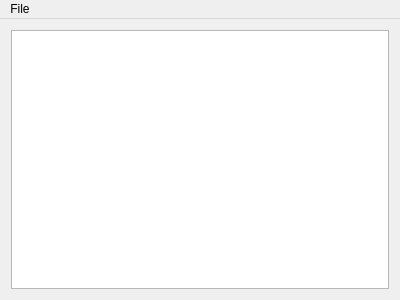
<?xml version="1.0" encoding="UTF-8"?>
<ui version="4.0">
 <class>MainWindow</class>
 <widget class="QMainWindow" name="MainWindow">
  <property name="geometry">
   <rect>
    <x>0</x>
    <y>0</y>
    <width>400</width>
    <height>300</height>
   </rect>
  </property>
  <property name="windowTitle">
   <string>MainWindow</string>
  </property>
  <widget class="QWidget" name="centralWidget">
   <layout class="QGridLayout" name="gridLayout">
    <item row="0" column="0">
     <widget class="QTextEdit" name="textEdit">
      <property name="font">
       <font>
        <pointsize>18</pointsize>
       </font>
      </property>
     </widget>
    </item>
   </layout>
  </widget>
  <widget class="QMenuBar" name="menuBar">
   <property name="geometry">
    <rect>
     <x>0</x>
     <y>0</y>
     <width>400</width>
     <height>21</height>
    </rect>
   </property>
   <widget class="QMenu" name="menuFile">
    <property name="title">
     <string>File</string>
    </property>
    <addaction name="actionadd"/>
    <addaction name="actionOpenXML"/>
   </widget>
   <addaction name="menuFile"/>
  </widget>
  <action name="actionOpenXML">
   <property name="text">
    <string>OpenXML</string>
   </property>
  </action>
  <action name="actionadd">
   <property name="text">
    <string>addElem</string>
   </property>
  </action>
 </widget>
 <layoutdefault spacing="6" margin="11"/>
 <resources/>
 <connections/>
</ui>
